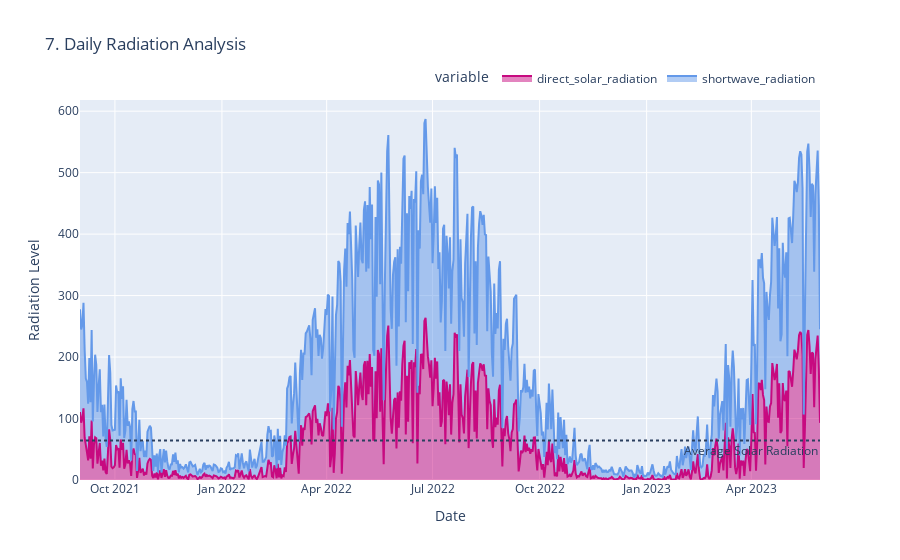

Notebook code for this chart:
### Code cell
fig = px.area(daily, x=daily.index, y=["direct_solar_radiation","shortwave_radiation"],
              title='7. Daily Radiation Analysis',
              color_discrete_map={"shortwave_radiation": "#6499E9",
                                  "direct_solar_radiation": "#C70A80"})
fig.add_hline(y=meanSolar, line_dash="dot",
              annotation_text="Average Solar Radiation", annotation_position="bottom right")
fig.update_layout(xaxis_title="Date", yaxis_title="Radiation Level",
                  legend=dict(orientation="h", yanchor="bottom", y=1.02, xanchor="right", x=1))
fig.show()

### Figure 1 — Plotly figure (JSON) as saved in the notebook; plotly's stock layout.template omitted (floating-point values rounded to 4 significant figures; data arrays with more than 128 entries replaced by an {"elided": "..."} marker saying what was removed)
{"data": [{"fillpattern": {"shape": ""}, "hovertemplate": "variable=direct_solar_radiation<br>datetime=%{x}<br>value=%{y}<extra></extra>", "legendgroup": "direct_solar_radiation", "line": {"color": "#C70A80"}, "marker": {"symbol": "circle"}, "mode": "lines", "name": "direct_solar_radiation", "orientation": "v", "showlegend": true, "stackgroup": "1", "type": "scatter", "x": {"elided": "637 str values"}, "xaxis": "x", "y": {"elided": "637 float values"}, "yaxis": "y"}, {"fillpattern": {"shape": ""}, "hovertemplate": "variable=shortwave_radiation<br>datetime=%{x}<br>value=%{y}<extra></extra>", "legendgroup": "shortwave_radiation", "line": {"color": "#6499E9"}, "marker": {"symbol": "circle"}, "mode": "lines", "name": "shortwave_radiation", "orientation": "v", "showlegend": true, "stackgroup": "1", "type": "scatter", "x": {"elided": "637 str values"}, "xaxis": "x", "y": {"elided": "637 float values"}, "yaxis": "y"}], "layout": {"annotations": [{"showarrow": false, "text": "Average Solar Radiation", "x": 1, "xanchor": "right", "xref": "x domain", "y": 64.45, "yanchor": "top", "yref": "y"}], "legend": {"orientation": "h", "title": {"text": "variable"}, "tracegroupgap": 0, "x": 1, "xanchor": "right", "y": 1.02, "yanchor": "bottom"}, "shapes": [{"line": {"dash": "dot"}, "type": "line", "x0": 0, "x1": 1, "xref": "x domain", "y0": 64.45, "y1": 64.45, "yref": "y"}], "title": {"text": "7. Daily Radiation Analysis"}, "xaxis": {"anchor": "y", "domain": [0.0, 1.0], "title": {"text": "Date"}}, "yaxis": {"anchor": "x", "domain": [0.0, 1.0], "title": {"text": "Radiation Level"}}}}
